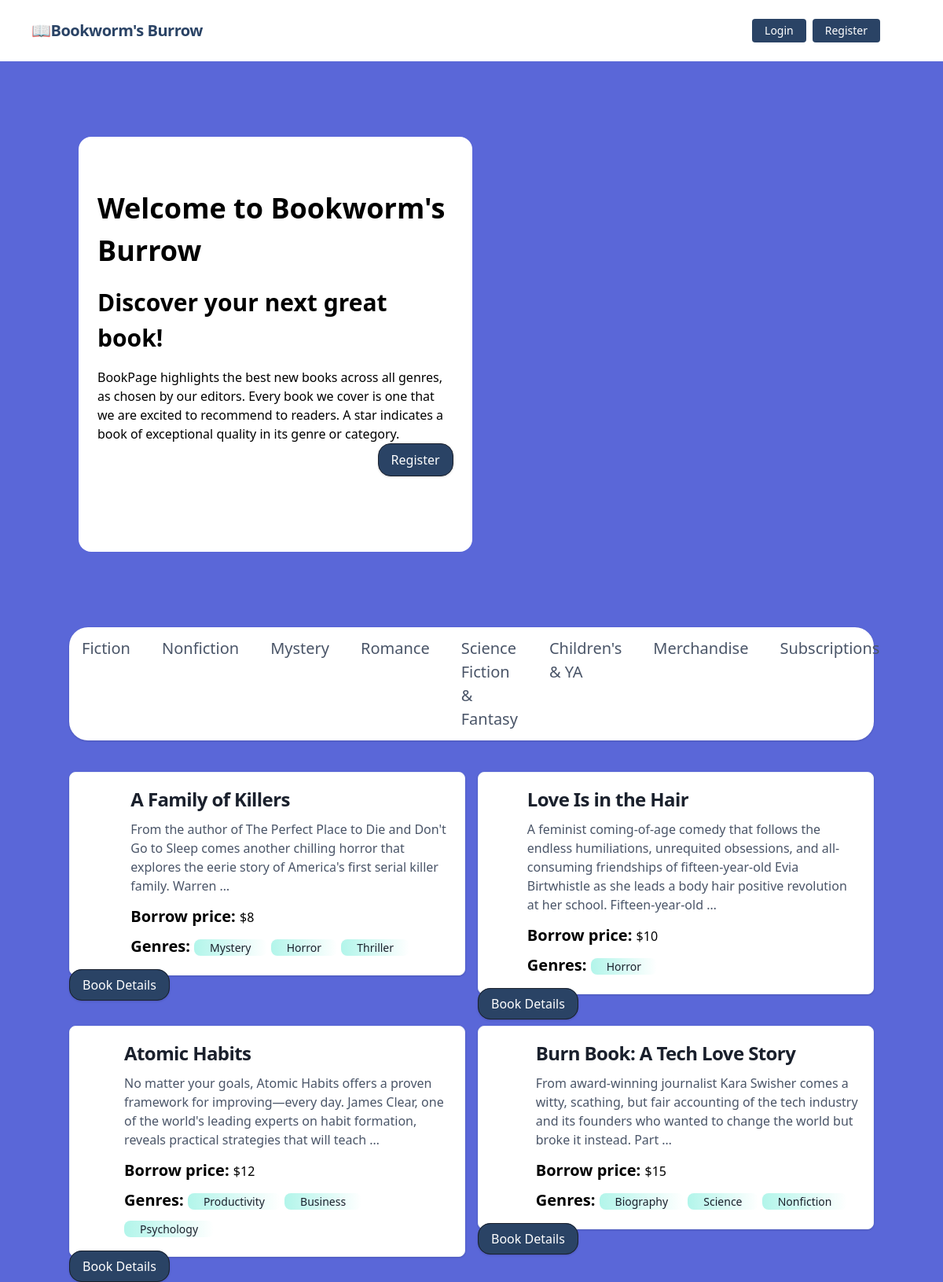
The page / on the database its author committed.
### posts/models.py (models this page shows, shortened)
class Post(models.Model):
    title = models.CharField(max_length=50)
    author = models.CharField(max_length=50,default=None)
    description = models.TextField()
    category = models.ManyToManyField(Category)
    price = models.IntegerField()
    rating = models.PositiveIntegerField(
        default=0,
        validators=[MinValueValidator(0), MaxValueValidator(5)]
    )

### categories/models.py (models this page shows, shortened)
class Category(models.Model):
    name = models.CharField(max_length=100)

### Bookworm_burrow/views.py (the view)
# urls.py: path('', views.home, name='home'),
def home(request):
    data = Post.objects.all()
    return render(request, 'index.html', {'data': data})

### core/templates/index.html (shortened to what this page needs)
{% extends 'base.html' %}
{% load static %}
{% block head_title %}Bookworm's Burrow{% endblock %} {% block content %}
<div class="container mx-auto flex flex-col md:flex-row items-center my-12 md:my-24">
    <div class="flex flex-col w-full lg:w-1/2 justify-center items-start pt-12 pb-24 px-6 bg-white rounded-2xl bg-opacity-70 mx-3">
        <h1 class="font-bold text-4xl my-4">Welcome to Bookworm's Burrow</h1>
        <h2 class="leading-normal mb-4 font-semibold text-3xl">
            Discover your next great book!
        </h2>
        <p>BookPage highlights the best new books across all genres, as chosen by our editors. Every book we cover is one that we are excited to recommend to readers. A star indicates a book of exceptional quality in its genre or category.</p>
        {% if not request.user.is_authenticated %}
        <div class="flex justify-end w-full">
            <a href="{% url 'register' %}" class="bg-blue-900 text-white rounded-none hover:bg-white hover:text-blue-900 hover:border-blue-900 shadow rounded-2xl hover:shadow-lg py-2 px-4 border border-gray-900 hover:border-transparent">Register</a>
        </div>
        {% endif %}
    </div>
    <div class="w-full lg:w-1/2 lg:py-6 text-center ">
    </div>
</div>
<nav class="bg-white shadow mb-10 rounded-3xl">
    <div class="container mx-auto text-xl px-4 py-3">
      <ul class="flex space-x-10">
        <li>
          <a href="#" class="text-gray-700 hover:text-gray-900 font-medium">Fiction</a>
        </li>
        <li>
          <a href="#" class="text-gray-700 hover:text-gray-900 font-medium">Nonfiction</a>
        </li>
        <li>
          <a href="#" class="text-gray-700 hover:text-gray-900 font-medium">Mystery</a>
        </li>
        <li>
          <a href="#" class="text-gray-700 hover:text-gray-900 font-medium">Romance</a>
        </li>
        <li>
          <a href="#" class="text-gray-700 hover:text-gray-900 font-medium">Science Fiction & Fantasy</a>
        </li>
        <li>
          <a href="#" class="text-gray-700 hover:text-gray-900 font-medium">Children's & YA</a>
        </li>
        <li>
          <a href="#" class="text-gray-700 hover:text-gray-900 font-medium">Merchandise</a>
        </li>
        <li>
          <a href="#" class="text-gray-700 hover:text-purple-700 font-medium">Subscriptions</a>
        </li>
      </ul>
    </div>
</nav>
<div class="grid grid-cols-2 gap-4 ">
    {% for post in data %}
        <div class=" ">
            <a href="#" class="flex flex-col items-center bg-white border border-gray-200 rounded-lg shadow md:flex-row md:max-w-xl hover:bg-gray-100 dark:border-gray-700 dark:bg-gray-800 dark:hover:bg-gray-700">
                <div class="flex flex-col justify-between p-4 leading-normal">
                    <h5 class="mb-2 text-2xl font-bold tracking-tight text-gray-900 dark:text-white">{{post.title}}</h5>
                    <p class="mb-3 font-normal text-gray-700 dark:text-gray-400">{{post.description |truncatewords:30}}</p>
                    <p><span class="font-bold text-xl">Borrow price: </span>${{post.price}}</p>
                    <div class="flex gap-4 mt-2">
                        <p class=' text-xl font-bold'>
                            Genres:
                            {% for cat in post.category.all %}
                            <button type="button" class="text-gray-900 bg-gradient-to-r from-teal-200 to-lime-200 hover:bg-gradient-to-l hover:from-teal-200 hover:to-lime-200 focus:ring-4 focus:outline-none focus:ring-lime-200 dark:focus:ring-teal-700 font-medium rounded-lg text-sm px-5 py-2.5 text-center me-2 mb-2">{{cat.name}}</button>
                            {% endfor %}
                        </p>
                    </div>
                </div>
                <a href="" class="bg-blue-900 text-white rounded-none hover:bg-white hover:text-blue-900 hover:border-blue-900 shadow rounded-2xl hover:shadow-lg py-2 px-4 border border-gray-900 hover:border-transparent">Book Details</a>
            </a>
        </div>
    {% endfor %}
  </div>
{% endblock %}

### rows shown on the page
Post: title "A Family of Killers", description "From the author of The Perfect Place to Die and Don't Go to Sleep comes another chilling horror that explores the eerie story of America's first serial killer family. Warren …", price "8"
Category: name "Mystery"
Category: name "Horror"
Category: name "Thriller"
Post: title "Love Is in the Hair", description "A feminist coming-of-age comedy that follows the endless humiliations, unrequited obsessions, and all-consuming friendships of fifteen-year-old Evia Birtwhistle as she leads a body hair positive revolution at her school. Fifteen-year-old …", price "10"
Post: title "Atomic Habits", description "No matter your goals, Atomic Habits offers a proven framework for improving—every day. James Clear, one of the world's leading experts on habit formation, reveals practical strategies that will teach …", price "12"
Category: name "Productivity"
Category: name "Business"
Category: name "Psychology"
Post: title "Burn Book: A Tech Love Story", description "From award-winning journalist Kara Swisher comes a witty, scathing, but fair accounting of the tech industry and its founders who wanted to change the world but broke it instead. Part …", price "15"
Category: name "Biography"
Category: name "Science"
Category: name "Nonfiction"
